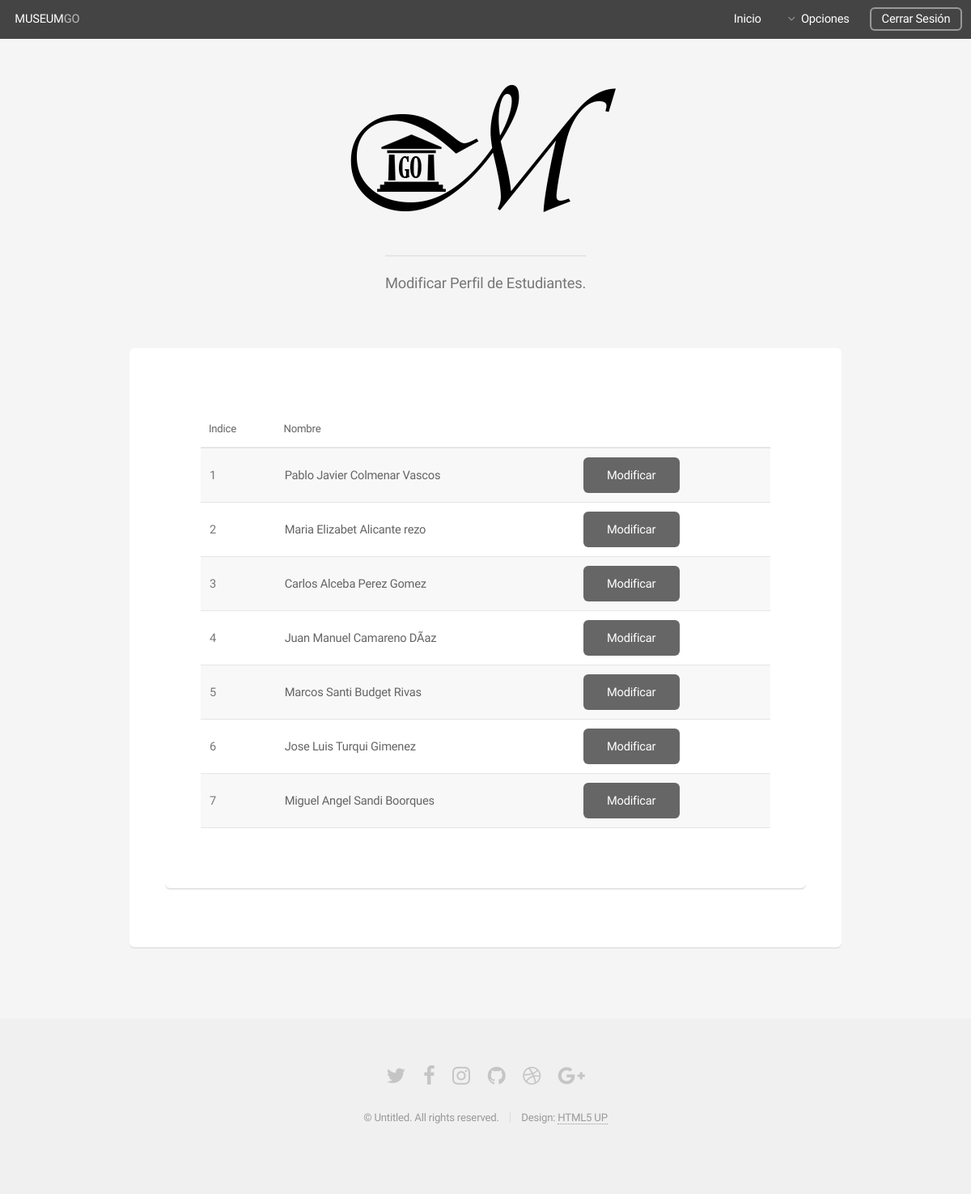
The app's page /modifyAdmin_students.php (signed in) with its own data.
### tables this page shows
CREATE TABLE `estudiantes` (
  `id` int(100) NOT NULL,
  `usuario` varchar(100) NOT NULL,
  `contrasenia` varchar(200) NOT NULL,
  `nombre` varchar(200) NOT NULL,
  `apellidos` varchar(200) DEFAULT NULL
);

### modifyAdmin_students.php (the view, shortened to what this page needs)
<!DOCTYPE HTML>
<?php
$host_db = "localhost";
$user_db = "root";
$pass_db = "";
$db_name = "museo";
if(!empty($_SESSION['pass']) && !empty($_SESSION['user'])){
	$conexion = new mysqli($host_db, $user_db,$pass_db, $db_name);
}else{
}
?>
<html>
	<head>
		<link rel="stylesheet" href="assets/css/main.css" />
	</head>
	<body class="is-preload">
		<div id="page-wrapper">
				<header id="header">
				<?php
					if(!empty($_SESSION['firt_name'])){
						echo " <h1> ".strtoupper($_SESSION['firt_name'])." &nbsp<a href='#'>".strtoupper($_SESSION['f_last_name'])."</a></h1>";
					}else{
						echo"<h1><a href='#'>MUSEUM</a>GO</h1>";
					}
					?>
					<nav id="nav">
						<ul>
							<li><a href="my_admin_profile.php">Inicio</a></li>
							<li>
								<a href="#" class="icon fa-angle-down">Opciones</a>
							</li>
							<li><a href="index_user.php" class="button">Cerrar Sesión</a></li>
						</ul>
					</nav>
				</header>
				<section id="main" class="container">
					<header>
						<h2><img src="images/LOGO/LOGO.png"/></h2>
						<p>Modificar Perfil de Estudiantes.</p>
					</header>
					<div class="row">
						<div class="col-12">
								<section class="box">
									<div class="row">
						<div class="col-12">
								<section class="box">
									<div >
										<table >
											<thead>
												<tr>
													<th>Indice</th>
													<th>Nombre</th>
													<th>&nbsp;</th>
												</tr>
											</thead>
											<tbody>
											<?php
												$index = 1;
												$result = $conexion->query("SELECT * FROM estudiantes");
												$count = mysqli_num_rows($result);
												if($count != 0){
												while($row = $result->fetch_assoc()){
													echo "<tr>";
													echo "<td>".$index."</td>";
													echo "<td><b>".$row["nombre"]." ".$row['apellidos']."</b></td>";
													echo "<td>";
													echo "<a href='user_students.php?id=".$row['id']."' ><input type='button' value ='Modificar' name='boton' /></a>";
													echo"</td>";
													echo "</tr>";
													$index++;
												}
												}
												?>
											</tbody>
										</table>
									</div>
								</section>
						</div>
					</div>
								</section>
						</div>
					</div>
				</section>
				<footer id="footer">
					<ul class="icons">
						<li><a href="#" class="icon fa-twitter"><span class="label">Twitter</span></a></li>
						<li><a href="#" class="icon fa-facebook"><span class="label">Facebook</span></a></li>
						<li><a href="#" class="icon fa-instagram"><span class="label">Instagram</span></a></li>
						<li><a href="#" class="icon fa-github"><span class="label">Github</span></a></li>
						<li><a href="#" class="icon fa-dribbble"><span class="label">Dribbble</span></a></li>
						<li><a href="#" class="icon fa-google-plus"><span class="label">Google+</span></a></li>
					</ul>
					<ul class="copyright">
						<li>&copy; Untitled. All rights reserved.</li><li>Design: <a href="http://html5up.net">HTML5 UP</a></li>
					</ul>
				</footer>
		</div>
	</body>
</html>

### records on screen
estudiantes: nombre "Pablo Javier", apellidos "Colmenar Vascos"
estudiantes: nombre "Maria Elizabet", apellidos "Alicante rezo"
estudiantes: nombre "Carlos Alceba", apellidos "Perez Gomez"
estudiantes: nombre "Juan Manuel", apellidos "Camareno DÃ­az"
estudiantes: nombre "Marcos Santi", apellidos "Budget Rivas"
estudiantes: nombre "Jose Luis", apellidos "Turqui Gimenez"
estudiantes: nombre "Miguel Angel", apellidos "Sandi Boorques"
